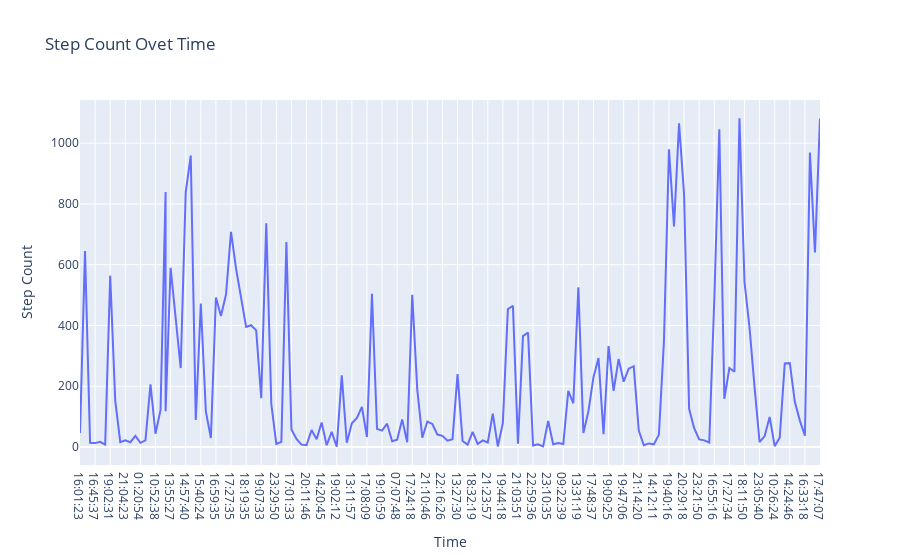

Notebook cell for this chart:
### Markdown cell above
- As we can see from the above implementation the data doesn't have any null values. Let's move further by analyzing step count over time

### Code cell
# Step count over time

fig = px.line(data, x='Time', y='Step Count', title='Step Count Ovet Time')

fig.show()

pio.write_image(fig, './images/image1.png')

### Figure 1 — Plotly figure (JSON) as saved in the notebook; plotly's stock layout.template omitted (floating-point values rounded to 4 significant figures; data arrays with more than 128 entries replaced by an {"elided": "..."} marker saying what was removed)
{"data": [{"hovertemplate": "Time=%{x}<br>Step Count=%{y}<extra></extra>", "legendgroup": "", "line": {"color": "#636efa", "dash": "solid"}, "marker": {"symbol": "circle"}, "mode": "lines", "name": "", "orientation": "v", "showlegend": false, "type": "scatter", "x": {"elided": "149 str values"}, "xaxis": "x", "y": {"elided": "149 int values"}, "yaxis": "y"}], "layout": {"legend": {"tracegroupgap": 0}, "title": {"text": "Step Count Ovet Time"}, "xaxis": {"anchor": "y", "domain": [0, 1], "title": {"text": "Time"}}, "yaxis": {"anchor": "x", "domain": [0, 1], "title": {"text": "Step Count"}}}}
